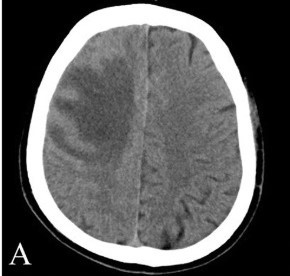
%> input picture CT_Image2.jpg, 290 x 276 px
$ octave waveletfusion.m   (GNU Octave 9; MATLAB toolbox functions it lacks are replaced by stand-ins)
%> lines starting %> are read from the running program, lines starting %| are printed output that depends on the picture; in (x1, y1, x2, y2) boxes, pixels count from 0 and x2, y2 are one past the last pixel; in counts of white or black regions, pixels touching at a corner belong together; the program's own positions count from 1; long printed decimals are rounded
close all;clear;clc
%% Read Images
%% the size of images must be equal
a=imread("CT_Image2.jpg");
%> a is the input picture: size 276x290x3 uint8; min 0, max 255, mean 91.2
a=rgb2gray(a);
%> a: size 276x290 uint8
a=imresize(a,[276,276]);
%> a: size 276x276 uint8
b=imread("MRI_Image.jpg");
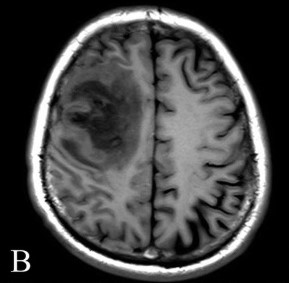
%> input picture MRI_Image.jpg, 289 x 283 px
%> b is the input picture: size 283x289x3 uint8; min 0, max 255, mean 67.6
b=rgb2gray(b);
%> b: size 283x289 uint8
b=imresize(b,[276,276]);
%> b: size 276x276 uint8
%%   Wavelet Transform
[a1,b1,c1,d1]=dwt2(a,'db2');
%a1 is approximate coefficient matrix
%b1,c1,d1 are detail horizontal,vertical and diagonal coefficient matrix respectively
[a2,b2,c2,d2]=dwt2(b,'db2');
%a2 is approximate coefficient matrix
%b2,c2,d2 are detail horizontal,vertical and diagonal coefficient matrix respectively
[k1,k2]=size(a1);
%> k1 = 139; k2 = 139
%% Fusion Rules
a3 = zeros([k1 k2]);%preallocating with zeros
%% Average Rule
for i=1:k1
    for j=1:k2
        a3(i,j)=(a1(i,j)+a2(i,j))/2;
   end
end
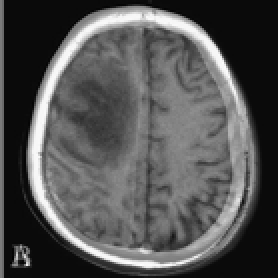
%> a3: size 139x139 double (shown 2 times larger); min -21.53, max 524.9, mean 158.1; drawn with min black and max white
%% Max Rule
b3 = zeros([k1 k2]);%preallocating with zeros
c3 = zeros([k1 k2]);%preallocating with zeros
d3 = zeros([k1 k2]);%preallocating with zeros
for i=1:k1
    for j=1:k2
        b3(i,j)=max(b1(i,j),b2(i,j));
        c3(i,j)=max(c1(i,j),c2(i,j));
        d3(i,j)=max(d1(i,j),d2(i,j));
    end
end
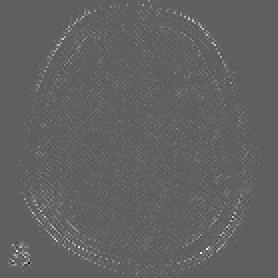
%> d3: size 139x139 double (shown 2 times larger); min -32.19, max 54.92, mean 1.1; drawn with min black and max white
%% Inverse Wavelet Transform
c=idwt2(a3,b3,c3,d3,'db2');
figure,imshow(a)
title('CT Scan of Brain')
figure,imshow(b)
title('MRI Scan of Brain')
figure,imshow(c,[])
title('Fused Image')
%% Showing the tumour part
imageRGB=imread('final.jpg');
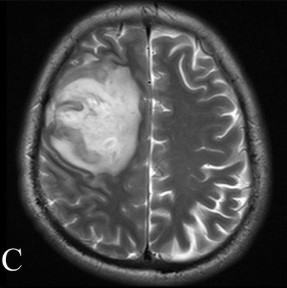
%> input picture final.jpg, 287 x 288 px
%> imageRGB is the input picture: size 288x287x3 uint8; min 0, max 255, mean 73.6
brain_bw=im2bw(rgb2gray(imageRGB));
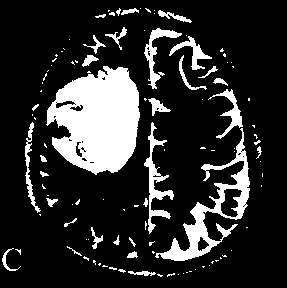
%> brain_bw: size 288x287 logical; 17.4% white; 110 white regions (78 under 20 px), largest, box (x1, y1, x2, y2) and area: (46, 66, 140, 175) 7129, (155, 128, 250, 261) 2614, (144, 122, 174, 234) 865
figure,imshow(brain_bw)
title('Fused Image in gray scale')
result=bwareafilt(brain_bw,1);
%> result: size 288x287 logical; 8.6% white; 1 white region, box (x1, y1, x2, y2) and area: (46, 66, 140, 175) 7129
figure,imshow(result)
title('Tumor Segmented')
%% Performance Criteria
CR1=corr2(a,c);
%> CR1 = 0.9
CR2=corr2(b,c);
%> CR2 = 0.846
S1=snrr(double(a),double(c));
%> in snrr, `error = in - est;`:
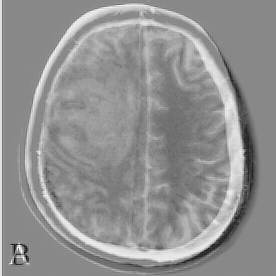
%> error: size 276x276 double; min -182.7, max 157.8, mean 11.8; drawn with min black and max white
%> in snrr, `r = 10 * log10((255^2)/ mean(error(:).^2));`: r = 16.12
%> S1 = 16.12
S2=snrr(double(b),double(c));
%> in snrr (call 2), `error = in - est;`:
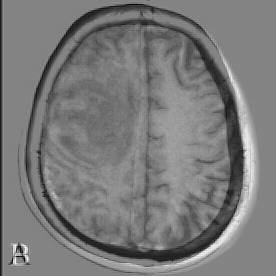
%> error: size 276x276 double; min -170.9, max 160.1, mean -11.9; drawn with min black and max white
%> S2 = 16.12
fprintf('Correlation between first image and fused image =%f \n\n',CR1);
%| Correlation between first image and fused image =0.9005
fprintf('Correlation between second image and fused image =%f \n\n',CR2);
%| Correlation between second image and fused image =0.8464
fprintf('Signal to Noise Ratio between first image and fused image =%4.2f db\n\n',S1);
%| Signal to Noise Ratio between first image and fused image =16.12 db
fprintf('Signal to Noise Ratio between second image and fused image =%4.2f db \n\n',S2);
%| Signal to Noise Ratio between second image and fused image =16.12 db
function r = snrr(in, est)
    error = in - est;
    r = 10 * log10((255^2)/ mean(error(:).^2));
end
